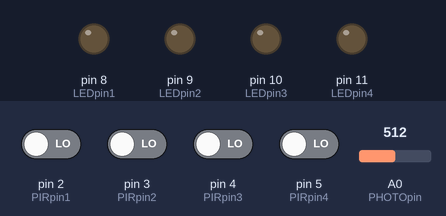
This sketch was run on a simulated Arduino Uno, built with avr-gcc and run on an emulated ATmega328P. On the bench: output pins drawn as LEDs (lit = HIGH). The test bench sets the inputs (shaded band); at power-on: pin 2 (PIRpin1), pin 3 (PIRpin2), pin 4 (PIRpin3), pin 5 (PIRpin4) LOW, A0 (PHOTOpin) = 512.

Above: at 1.2 s.
1.3 s: A0 (PHOTOpin) set to 213
2.8 s: A0 (PHOTOpin) set to 189
At 3.8 s:
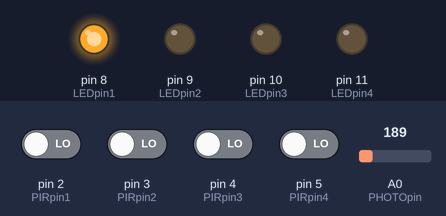
4.3 s: pin 2 (PIRpin1) driven HIGH
At 5.0 s:
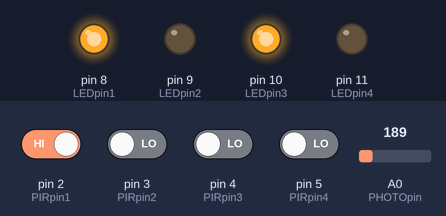
5.8 s: pin 3 (PIRpin2) driven HIGH
At 6.1 s:
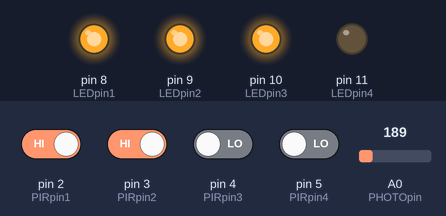
7.3 s: pin 4 (PIRpin3) driven HIGH
At 8.5 s:
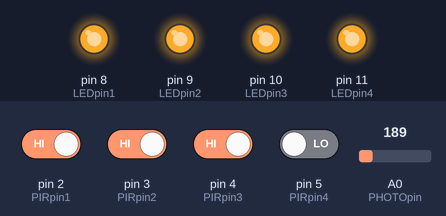
8.8 s: pin 2 (PIRpin1) driven LOW
At 9.6 s:
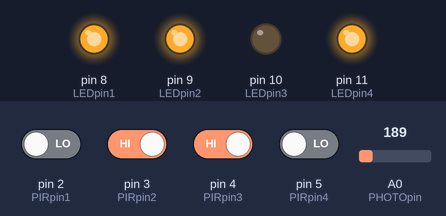
Timing chart, 0 to 11.3 s (numbered marks = the images above; inputs shaded):
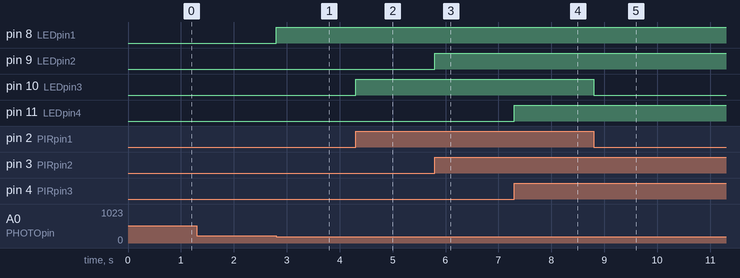

The sketch:

Smart_Washroom_Lighting_Solution.ino
```cpp
const int PHOTOpin = A0;
const int PIRpin1 = 2;
const int PIRpin2 = 3;
const int PIRpin3 = 4;
const int PIRpin4 = 5;
const int LEDpin1 = 8;
const int LEDpin2 = 9;
const int LEDpin3 = 10;
const int LEDpin4 = 11;
void setup() {
  Serial.begin(9600);
  pinMode(PIRpin1, INPUT);
  pinMode(PIRpin2, INPUT);
  pinMode(PIRpin3, INPUT);
  pinMode(PIRpin4, INPUT);
  pinMode(PHOTOpin, INPUT);
  pinMode(LEDpin1, OUTPUT);
  pinMode(LEDpin2, OUTPUT);
  pinMode(LEDpin3, OUTPUT);
  pinMode(LEDpin4, OUTPUT);
}
void loop() {
  int sensorStatusphoto = analogRead(PHOTOpin);
  int sensorStatuspir1 = digitalRead(PIRpin1);
  int sensorStatuspir2 = digitalRead(PIRpin2);
  int sensorStatuspir3 = digitalRead(PIRpin3);
  int sensorStatuspir4 = digitalRead(PIRpin4);
  if (sensorStatusphoto <200){
    digitalWrite(LEDpin1, HIGH);
  }
  else{
    if(sensorStatuspir4 == HIGH){
      digitalWrite(LEDpin1, HIGH);
    }
    else{
      digitalWrite(LEDpin1, LOW);
    }
  }
  if(sensorStatuspir1 == HIGH){
    digitalWrite(LEDpin3, HIGH);
  }
  else{
    digitalWrite(LEDpin3, LOW);
  }
  if(sensorStatuspir2 == HIGH){
    digitalWrite(LEDpin2, HIGH);
  }
  else{
    digitalWrite(LEDpin2, LOW);
  }
  if(sensorStatuspir3 == HIGH){
    digitalWrite(LEDpin4, HIGH);
  }
  else{
    digitalWrite(LEDpin4, LOW);
  }
}
```

Measured:
- the behaviour switches between 200 and 199 on A0 (PHOTOpin) (found by bisection; images 0 and 1)
- after the input at 1.3 s, every drawn part: stays the same
- after the input at 2.8 s, pin 8 (LEDpin1): LOW → HIGH at once
- after the input at 4.3 s, pin 10 (LEDpin3): LOW → HIGH at once
- after the input at 5.8 s, pin 9 (LEDpin2): LOW → HIGH at once
- after the input at 7.3 s, pin 11 (LEDpin4): LOW → HIGH at once
- after the input at 8.8 s, pin 10 (LEDpin3): HIGH → LOW at once
